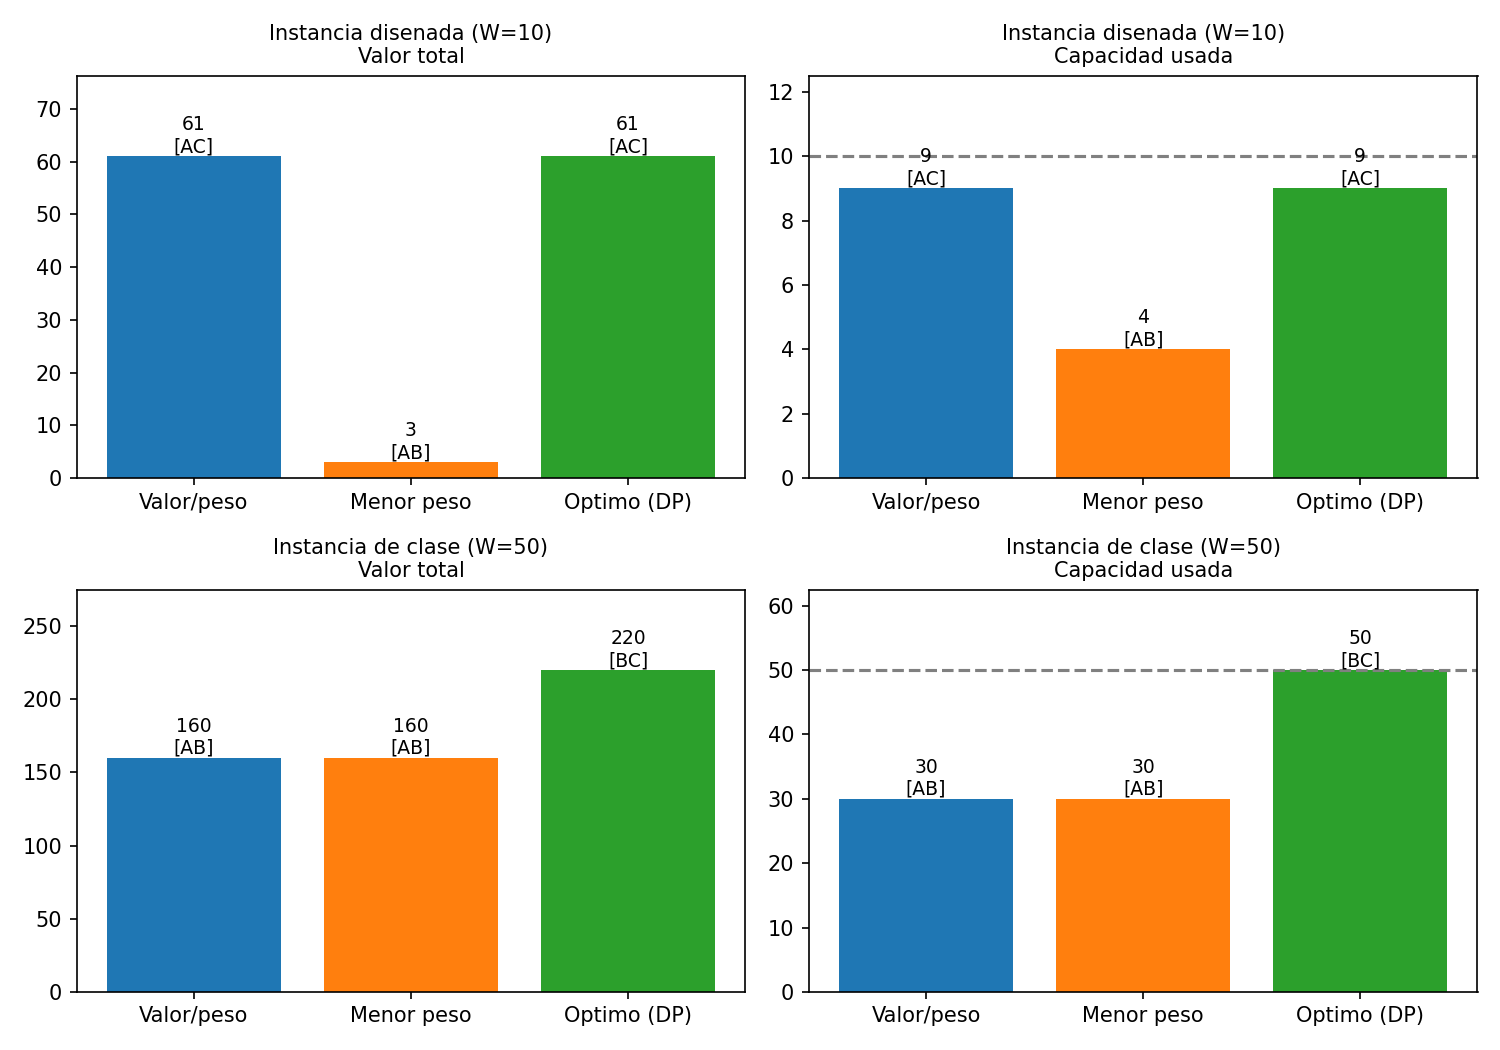

Recreate this plot in Python.
"""Ejercicio 2: Mochila voraz: menor peso vs valor/peso.

Ejecutar desde la raiz del repo:  python -m exercises.ex2_knapsack
"""
import csv

import matplotlib.pyplot as plt

from src.knapsack import dp_knapsack, greedy_knapsack
from src.utils import DATA_DIR, save_fig

# Instancia disenada: el criterio "menor peso" es mucho peor que valor/peso.
# Hay dos objetos ligeros pero casi sin valor, y uno pesado muy valioso.
DESIGNED = {
    "name": "Instancia disenada (W=10)",
    "items": ["A", "B", "C"],
    "values": [1, 2, 60],
    "weights": [1, 3, 8],
    "capacity": 10,
}

# Instancia de clase: aqui incluso valor/peso falla frente al optimo.
CLASS = {
    "name": "Instancia de clase (W=50)",
    "items": ["A", "B", "C"],
    "values": [60, 100, 120],
    "weights": [10, 20, 30],
    "capacity": 50,
}


def evaluate(inst):
    v, w, W = inst["values"], inst["weights"], inst["capacity"]
    names = inst["items"]
    methods = {
        "Valor/peso": greedy_knapsack(v, w, W, key="ratio"),
        "Menor peso": greedy_knapsack(v, w, W, key="weight"),
        "Optimo (DP)": dp_knapsack(v, w, W),
    }
    rows = []
    for m, (chosen, used, total) in methods.items():
        rows.append({"instancia": inst["name"], "metodo": m,
                     "objetos": "".join(names[i] for i in chosen),
                     "capacidad_usada": used, "capacidad": W, "valor_total": total})
    return rows


def print_table(rows):
    print(f"\n{rows[0]['instancia']}")
    print(f"{'Metodo':<12} | {'Objetos':<8} | {'Capacidad usada':<16} | Valor total")
    for r in rows:
        print(f"{r['metodo']:<12} | {r['objetos']:<8} | "
              f"{r['capacidad_usada']:>3} / {r['capacidad']:<10} | {r['valor_total']}")


def main():
    all_rows = []
    for inst in (DESIGNED, CLASS):
        rows = evaluate(inst)
        print_table(rows)
        all_rows += rows

    with open(DATA_DIR / "ex2_knapsack.csv", "w", newline="") as f:
        w = csv.DictWriter(f, fieldnames=list(all_rows[0].keys()))
        w.writeheader()
        w.writerows(all_rows)

    # Grafica de barras para la instancia disenada y la de clase
    fig, axes = plt.subplots(2, 2, figsize=(10, 7))
    colors = {"Valor/peso": "tab:blue", "Menor peso": "tab:orange", "Optimo (DP)": "tab:green"}
    for r_idx, inst in enumerate((DESIGNED, CLASS)):
        rows = evaluate(inst)
        names = [r["metodo"] for r in rows]
        cols = [colors[n] for n in names]
        for c_idx, (field, title) in enumerate([("valor_total", "Valor total"),
                                                ("capacidad_usada", "Capacidad usada")]):
            ax = axes[r_idx][c_idx]
            vals = [r[field] for r in rows]
            bars = ax.bar(names, vals, color=cols)
            for b, r in zip(bars, rows):
                ax.annotate(f"{b.get_height()}\n[{r['objetos']}]",
                            (b.get_x() + b.get_width() / 2, b.get_height()),
                            ha="center", va="bottom", fontsize=9)
            if field == "capacidad_usada":
                ax.axhline(inst["capacity"], ls="--", color="gray")
            ax.set_ylim(0, max(vals + [inst["capacity"] if field == "capacidad_usada" else 0]) * 1.25)
            ax.set_title(f"{inst['name']}\n{title}", fontsize=10)
    print("\nFigura:", save_fig("ex2_knapsack"))


if __name__ == "__main__":
    main()
